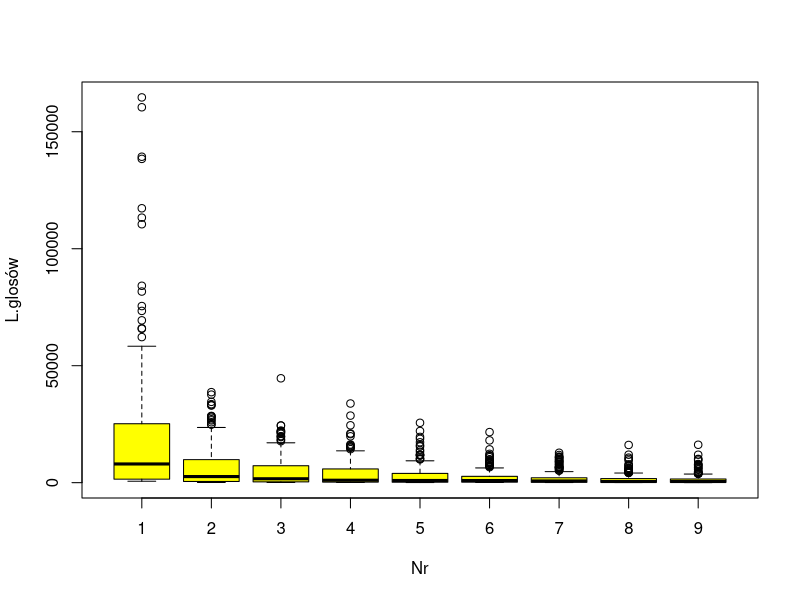
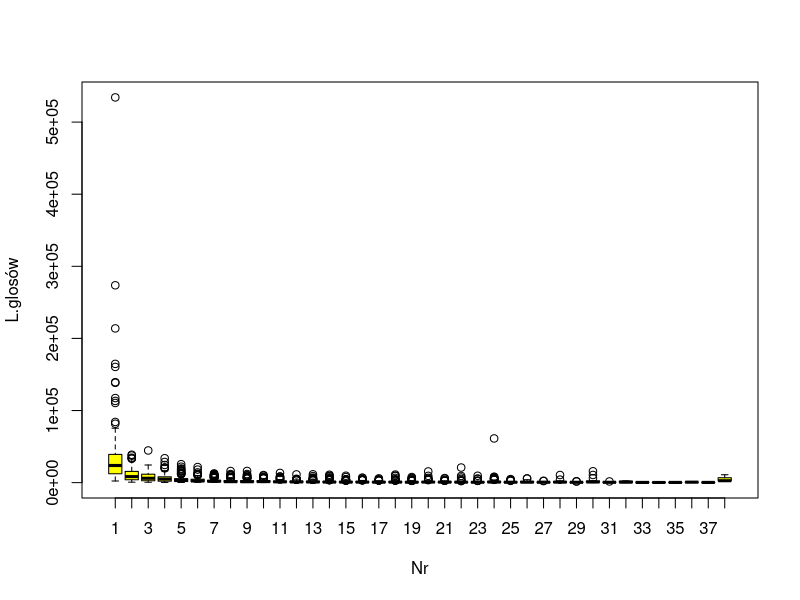

Here is the R script that generated these plots, in order:
#
kandydaci <- read.csv("kandydaci_2007.csv", sep = ';',  header=T, na.string="NA");
kandydaci_all <- kandydaci;
str(kandydaci);

aggregate (kandydaci$glosy, list(Numer = kandydaci$numer), fivenum)

kandydaci <- subset (kandydaci, subset=(numer < 10 ));
kandydaci <- subset (kandydaci, subset=(glosy < 200000));
boxplot (glosy ~ numer, kandydaci, xlab = "Nr", ylab = "L.glosów", col = "yellow")

kandydaci <- kandydaci_all;

## PiS = 4; PO = 5 ; PSL = 6 ; SLD = 7 ; MnN = 10 
kandydaci <- subset (kandydaci, (komitet == "K4" | komitet == "K5" | komitet == "K6" | komitet == "K7" | komitet == "K10" ));
str(kandydaci);

aggregate (kandydaci$glosy, list(Numer = kandydaci$numer), fivenum)

boxplot (glosy ~ numer, kandydaci, xlab = "Nr", ylab = "L.glosów", col = "yellow")
